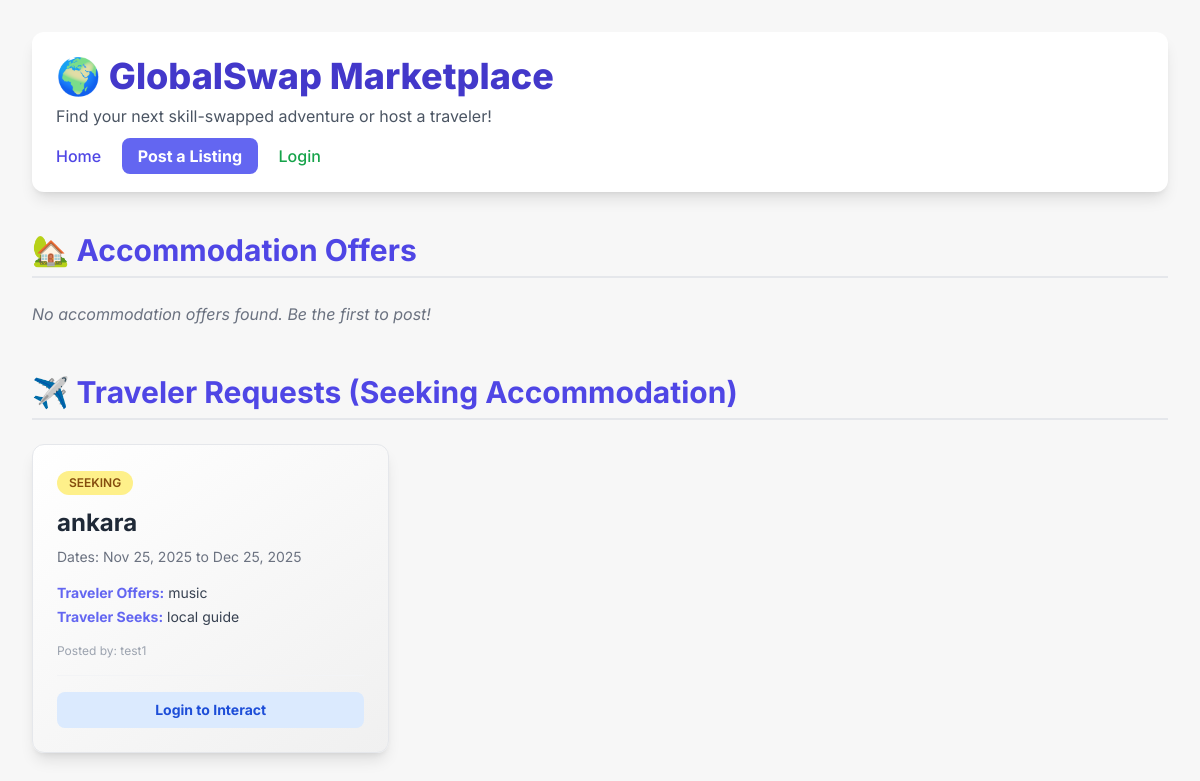
Page /trips on the committed database.
### app.py (models this page shows, shortened)
class Trip(db.Model):
    __tablename__ = "trip"
    id = db.Column(db.Integer, primary_key=True)
    destination = db.Column(db.String(120), nullable=False)
    start_date = db.Column(db.Date, nullable=False)
    end_date = db.Column(db.Date, nullable=False)
    created_at = db.Column(db.DateTime, default=datetime.utcnow)
    is_accommodation_offer = db.Column(db.Boolean, default=False, nullable=False)
    user_id = db.Column(db.Integer, db.ForeignKey("user.id"), nullable=False)
    interactions = db.relationship("Interaction", backref="trip", lazy='dynamic', cascade="all, delete-orphan")
    skillswap = db.relationship("SkillSwap", backref="trip", uselist=False, cascade="all, delete-orphan")

class SkillSwap(db.Model):
    __tablename__ = "skillswap"
    id = db.Column(db.Integer, primary_key=True)
    skill_offered = db.Column(db.String(120), nullable=False)
    skill_wanted = db.Column(db.String(120), nullable=False)
    created_at = db.Column(db.DateTime, default=datetime.utcnow)
    user_id = db.Column(db.Integer, db.ForeignKey("user.id"), nullable=False)
    trip_id = db.Column(db.Integer, db.ForeignKey("trip.id"), unique=True, nullable=False)

class User(db.Model, UserMixin):
    __tablename__ = "user"
    id = db.Column(db.Integer, primary_key=True)
    username = db.Column(db.String(80), unique=True, nullable=False)
    email = db.Column(db.String(120), unique=True, nullable=False)
    password_hash = db.Column(db.String(128))
    created_at = db.Column(db.DateTime, default=datetime.utcnow)
    trips = db.relationship("Trip", backref="user", cascade="all, delete-orphan")
    skillswaps = db.relationship("SkillSwap", backref="user", cascade="all, delete-orphan")
    sent_interactions = db.relationship("Interaction", foreign_keys='Interaction.sender_id', backref="sender", lazy='dynamic', cascade="all, delete-orphan")
    received_interactions = db.relationship("Interaction", foreign_keys='Interaction.recipient_id', backref="recipient", lazy='dynamic', cascade="all, delete-orphan")

### app.py (the view)
@app.route("/trips")
def trips():
    trip_requests = Trip.query.filter_by(is_accommodation_offer=False).all()
    accommodation_offers = Trip.query.filter_by(is_accommodation_offer=True).all()
    return render_template(
        "marketplace.html",
        requests=trip_requests,
        accommodation_offers=accommodation_offers
    )

### templates/marketplace.html (shortened to what this page needs)
<!DOCTYPE html>
<html lang="en">
<head>
    <script src="https://cdn.tailwindcss.com"></script>
</head>
<body>
    <div class="min-h-screen p-4 sm:p-8">
        <header class="mb-10 bg-white p-6 rounded-xl shadow-lg">
            <h1 class="text-4xl font-extrabold text-indigo-700 mb-2">🌍 GlobalSwap Marketplace</h1>
            <p class="text-gray-600 mb-4">Find your next skill-swapped adventure or host a traveler!</p>
            <nav class="space-x-4">
                <a href="{{ url_for('home') }}" class="text-indigo-600 hover:text-indigo-800 font-medium">Home</a>
                <a href="{{ url_for('create_listing') }}" class="bg-indigo-500 hover:bg-indigo-600 text-white font-bold py-2 px-4 rounded-lg transition duration-150">Post a Listing</a>
                {% if current_user.is_authenticated %}
                    <a href="{{ url_for('dashboard') }}" class="text-green-600 hover:text-green-800 font-medium">My Cabinet</a>
                    <a href="{{ url_for('logout') }}" class="text-red-500 hover:text-red-700 font-medium">Logout</a>
                {% else %}
                    <a href="{{ url_for('login') }}" class="text-green-600 hover:text-green-800 font-medium">Login</a>
                {% endif %}
            </nav>
        </header>
        <section class="mb-12">
            <h2 class="text-3xl font-bold text-gray-800 mb-6 border-b-2 pb-2 text-indigo-600">🏡 Accommodation Offers</h2>
            <div class="grid grid-cols-1 sm:grid-cols-2 lg:grid-cols-3 xl:grid-cols-4 gap-8">
                {% for offer in accommodation_offers %}
                <div class="card p-6 rounded-xl shadow-lg border border-gray-200 flex flex-col justify-between">
                    <div>
                        <span class="text-xs font-semibold px-3 py-1 bg-green-200 text-green-800 rounded-full mb-3 inline-block">HOSTING</span>
                        <h3 class="text-2xl font-bold text-gray-800 mb-2">{{ offer.destination }}</h3>
                        <p class="text-sm text-gray-500 mb-4">
                            Available: {{ offer.start_date.strftime('%b %d, %Y') }} to {{ offer.end_date.strftime('%b %d, %Y') }}
                        </p>
                        {% set swap = offer.skillswap %}
                        {% if swap %}
                            <p class="text-sm text-gray-700 mb-1"><strong class="text-indigo-500">Host Offers:</strong> {{ swap.skill_offered }}</p>
                            <p class="text-sm text-gray-700 mb-4"><strong class="text-indigo-500">Host Seeks:</strong> {{ swap.skill_wanted }}</p>
                        {% endif %}
                        <p class="text-xs text-gray-400">Posted by: {{ offer.user.username }}</p>
                    </div>
                    <div class="mt-4 pt-4 border-t border-gray-100">
                        {% if current_user.is_authenticated %}
                            {% if current_user.id == offer.user_id %}
                                <span class="w-full bg-gray-300 text-gray-700 font-bold py-2 px-4 rounded-lg text-center text-sm inline-block">
                                    Your Listing
                                </span>
                            {% else %}
                                <a href="{{ url_for('interact_with_listing', trip_id=offer.id) }}"
                                   class="btn-interact w-full bg-indigo-600 hover:bg-indigo-700 text-white font-bold py-2 px-4 rounded-lg text-center text-sm inline-block shadow-md">
                                    Send Swap Request
                                </a>
                            {% endif %}
                        {% else %}
                            <a href="{{ url_for('login') }}" class="w-full bg-blue-100 text-blue-700 font-bold py-2 px-4 rounded-lg text-center text-sm inline-block">
                                Login to Interact
                            </a>
                        {% endif %}
                    </div>
                </div>
                {% else %}
                <p class="text-gray-500 col-span-full italic">No accommodation offers found. Be the first to post!</p>
                {% endfor %}
            </div>
        </section>
        <section>
            <h2 class="text-3xl font-bold text-gray-800 mb-6 border-b-2 pb-2 text-indigo-600">✈️ Traveler Requests (Seeking Accommodation)</h2>
            <div class="grid grid-cols-1 sm:grid-cols-2 lg:grid-cols-3 xl:grid-cols-4 gap-8">
                {% for request in requests %}
                <div class="card p-6 rounded-xl shadow-lg border border-gray-200 flex flex-col justify-between">
                    <div>
                        <span class="text-xs font-semibold px-3 py-1 bg-yellow-200 text-yellow-800 rounded-full mb-3 inline-block">SEEKING</span>
                        <h3 class="text-2xl font-bold text-gray-800 mb-2">{{ request.destination }}</h3>
                        <p class="text-sm text-gray-500 mb-4">
                            Dates: {{ request.start_date.strftime('%b %d, %Y') }} to {{ request.end_date.strftime('%b %d, %Y') }}
                        </p>
                        {% set swap = request.skillswap %}
                        {% if swap %}
                            <p class="text-sm text-gray-700 mb-1"><strong class="text-indigo-500">Traveler Offers:</strong> {{ swap.skill_offered }}</p>
                            <p class="text-sm text-gray-700 mb-4"><strong class="text-indigo-500">Traveler Seeks:</strong> {{ swap.skill_wanted }}</p>
                        {% endif %}
                        <p class="text-xs text-gray-400">Posted by: {{ request.user.username }}</p>
                    </div>
                    <div class="mt-4 pt-4 border-t border-gray-100">
                        {% if current_user.is_authenticated %}
                            {% if current_user.id == request.user_id %}
                                <span class="w-full bg-gray-300 text-gray-700 font-bold py-2 px-4 rounded-lg text-center text-sm inline-block">
                                    Your Listing
                                </span>
                            {% else %}
                                <a href="{{ url_for('interact_with_listing', trip_id=request.id) }}"
                                   class="btn-interact w-full bg-indigo-600 hover:bg-indigo-700 text-white font-bold py-2 px-4 rounded-lg text-center text-sm inline-block shadow-md">
                                    Send Swap Offer
                                </a>
                            {% endif %}
                        {% else %}
                            <a href="{{ url_for('login') }}" class="w-full bg-blue-100 text-blue-700 font-bold py-2 px-4 rounded-lg text-center text-sm inline-block">
                                Login to Interact
                            </a>
                        {% endif %}
                    </div>
                </div>
                {% else %}
                <p class="text-gray-500 col-span-full italic">No traveler requests found. Post your accommodation offer!</p>
                {% endfor %}
            </div>
        </section>
    </div>
</body>
</html>

### templates/marketplace.html (style rules this page uses)
body { font-family: 'Inter', sans-serif; background-color: #f7f7f7; }
.card { transition: transform 0.3s, box-shadow 0.3s; background: linear-gradient(145deg, #ffffff, #f0f0f0); }

### rows in the picture
Trip: destination "ankara", start_date "Nov 25, 2025", end_date "Dec 25, 2025", user.username "test1"
SkillSwap: skill_offered "music", skill_wanted "local guide"
